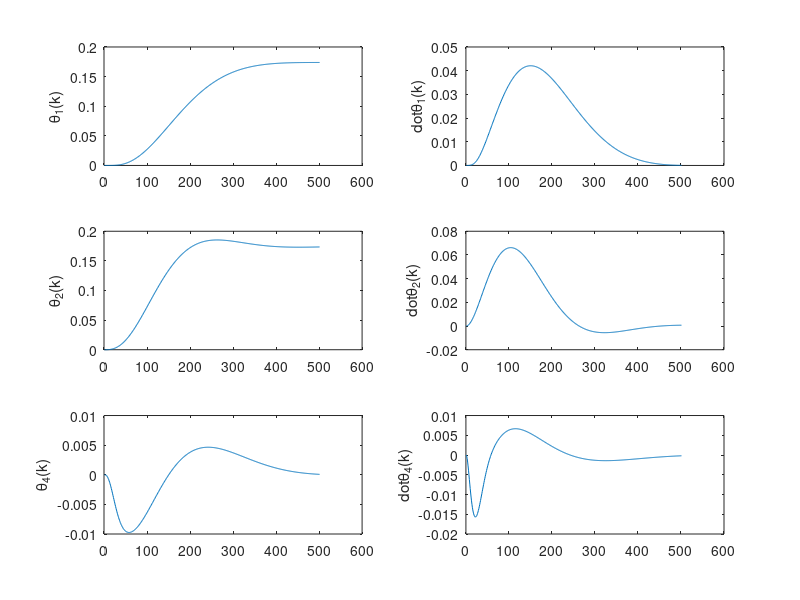
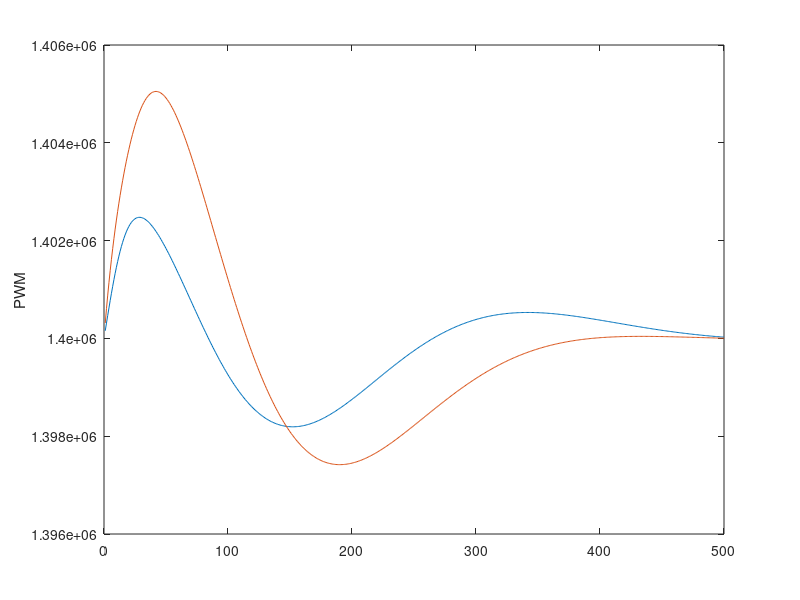

The MATLAB source for these figures, in order:
%%%%%%%%%%%%%%%%  Bench Altitude Control %%%%%%%%%%%%%%%%%%
%%%%%%%%%%%%%%%%% Author: Felipe Machini %%%%%%%%%%%%%%%%%%
%%%%% Bench altitude control using LQR technique %%%%%%%%%%
%%%%%%%%%%%%%%%%%%%%%%%%%%%%%%%%%%%%%%%%%%%%%%%%%%%%%%%%%%%

clear all; close all; clc;

% Test Bench Properties
% Mission -> 1<k<700 -> Theta2_ref = 18.2 (deg)
%           -> 701<k<2000 -> Theta1_ref = 20.0 (deg)
Iz1 = 0.2876;Iz2 = 0.001; Iz3 = 0; Iz4 = 0.0135;
g = 9.81;

% Test Bench Properties
a = 0.0187;
b = 0.0495;
c = 0.6925;
Iyy2 = 0.289;
m2 = 0.154;
m3 = 0.115;
m4 = 0.600; % bicopter mass
l3 = 0.173;
l2 = 0.605;
L1 = 0.225;
L2 = 0.225;
Bar_mom_inertia = 1/12*((1.47*1.3)*0.85)*1.3^2; %Estimated from material properties
m_counter_weight = 1.7;
l4 = 0.33;
den2 = Iyy2 + 1/4 * l3^2* m2 + l2^2*(m2+m3+m4) + l4^2*m_counter_weight;
den1 = l2^2*(m2+m3+m4)+Iz1+Iz2+Iz3+Iz4 + l4^2*m_counter_weight;

% Linear State Space Model
% x = [Theta1 Theta2 Theta4 Theta1_dot Theta2_dot Theta4_dot]
% expanded state vector (including error) z = [(x1ref-x1) (x2ref-x2) x_dot]
%a1 = (l4*g*m_counter_weight-l2*g*(m2+m3+m4))/den1;
a1 = -3.4*l2/den1; %based on the trimming motor thrust
Ac= [0 0 0 1 0 0;
     0 0 0 0 1 0;
     0 0 0 0 0 1;
     0 0 a1 0 0 0;
     0 0 0 0 0 0;
     0 0 -c/a 0 0 -b/a];

b1 = l2/den2;

Bc= [0 0;
    0 0;
    0 0;
    0 0;
    b1 b1;
    (L1)/(a), -(L2)/(a)];

Cc = [1 0 0 0 0 0
      0 1 0 0 0 0]; 
  
Aa = [zeros(2,2) Cc;
      zeros(6,2) Ac];

Bb = [zeros(2,2);Bc];
%  B= [0;
%      (L1+L2)/a]; % considerando apenas uma entrada: forca f aplicada + no motor 1 e - no motor 2
D = 0;
sysC = ss(Aa,Bb,eye(size(Aa)),D);

% Discrete time state space model
T = 0.02;%(s)
sysD = c2d(sysC,T);
A = sysD.A;
B = sysD.B;
C = sysD.C;
D = sysD.D;

% Designing LQR tracking Controler
qe = [0.1 0.8];
qa = [0.3 0.08 0.5];
qv = [0.1 0.3 0.2];
Qr = diag([qe qa qv]);
Rr = diag([1 1]) ;

Kc = dlqr(A,B,Qr,Rr);
Kp = Kc(:,1:2)
Kx = Kc(:, 3:end)

dlmwrite('Kx.txt',Kx,'delimiter','\t');
dlmwrite('Kp.txt',Kp,'delimiter','\t');

% Simulation
Ad = A(3:end,3:end);
Bd = B(3:end,:);
xref = [10; 10]*pi/180; %reference position (rad)
dt = 0.02; %sampling time
numit = 500;
x = zeros(6,numit);
x(:,1) = [0 0 0 0 0 0]*pi/180;
u = zeros(2,numit);
duty = u;
int_e=[0;0];
trimForce = 0.0917*40 - 1.39;
for i = 1:numit
    
    e = xref - Cc*x(:,i);
    int_e = int_e + e*dt;
    u(:,i) = Kp*int_e - Kx*x(:,i);
    
    x(:,i+1) = Ad*x(:,i) + Bd*u(:,i);
    
    
    duty(:,i) = 1000000 + (u(:,i) + 1.39 + trimForce)*10000/0.0917;
end

figure
subplot(3,2,1)
plot(x(1,:))
ylabel('\theta_1(k)');
subplot(3,2,3)
plot(x(2,:))
ylabel('\theta_2(k)');
subplot(3,2,5)
plot(x(3,:))
ylabel('\theta_4(k)');
subplot(3,2,2)
plot(x(4,:))
ylabel('dot{\theta_1(k)}');
subplot(3,2,4)
plot(x(5,:))
ylabel('dot{\theta_2(k)}');
subplot(3,2,6)
plot(x(6,:))
ylabel('dot{\theta_4(k)}');
figure;plot(duty(1,:));hold on;plot(duty(2,:))
ylabel('PWM')